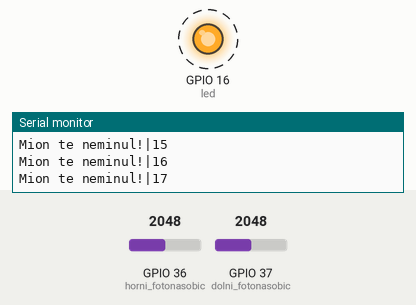
Recording of a sketch running on a simulated ESP32. Parts: output pins drawn as LEDs (lit = HIGH), the last lines printed to the serial monitor. Dashed ring = blinking. The test bench sets the inputs (shaded band); at power-on: GPIO 36 (horni_fotonasobic) = 2048, GPIO 37 (dolni_fotonasobic) = 2048.

Above: at 1.01 s.
1.3 s: GPIO 36 (horni_fotonasobic) set to 17
4.3 s: GPIO 36 (horni_fotonasobic) set to 13
At 4.6 s:
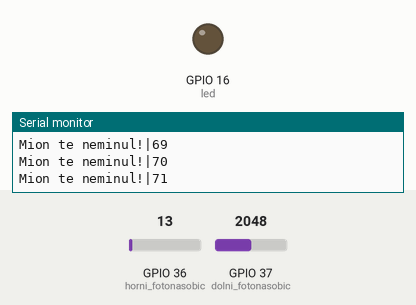
5.8 s: GPIO 36 (horni_fotonasobic) set to 491
At 5.96 s:
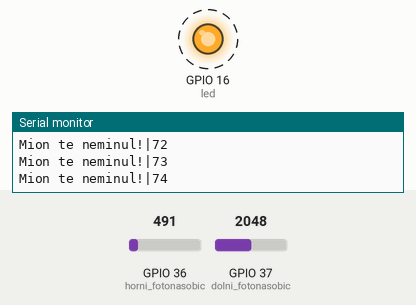
8.8 s: GPIO 36 (horni_fotonasobic) set to 0
At 10.2 s:
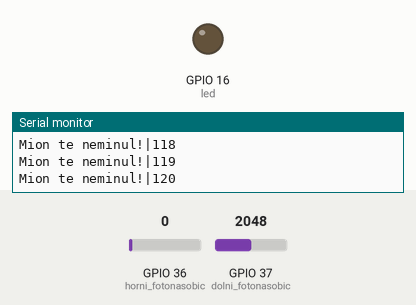
Timing chart, 0 to 11.3 s (numbered marks = the images above; inputs shaded):
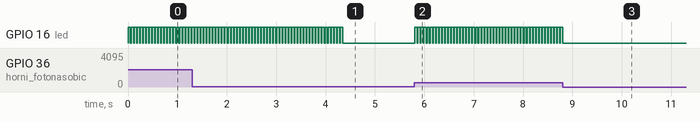

The sketch:

arduino_script.ino
```cpp
#define horni_fotonasobic  A0
#define dolni_fotonasobic A1
#define threshold_horni 15
#define threshold_dolni 15
#define reset_1 0
#define reset_2 1
#define led 16

unsigned long mioncounter = 0;

void setup()
{
  Serial.begin(9600);

  pinMode(horni_fotonasobic, INPUT);
  pinMode(dolni_fotonasobic, INPUT);

  pinMode(reset_1, INPUT);
  pinMode(reset_2, INPUT);
  digitalWrite(reset_1, LOW);
  digitalWrite(reset_2, LOW);

  pinMode(led, OUTPUT);
}

void loop()
{
  int signal_horni = analogRead(horni_fotonasobic);
  int signal_dolni = analogRead(dolni_fotonasobic);

  if((signal_horni > threshold_horni) && (signal_dolni > threshold_dolni))
  {
    digitalWrite(led, HIGH);

    mioncounter++;
    Serial.printf("Mion te neminul!|%ld\n", mioncounter);

    delay(50);
    digitalWrite(led, LOW);
  }

  pinMode(reset_1, OUTPUT);
  pinMode(reset_2, OUTPUT);
  digitalWrite(reset_1, HIGH);
  digitalWrite(reset_2, HIGH);
  delay(1);
  pinMode(reset_1, INPUT);
  pinMode(reset_2, INPUT);
  digitalWrite(reset_1, LOW);
  digitalWrite(reset_2, LOW);

  delay(10);
}
```

Measured:
- the behaviour switches between 16 and 15 on GPIO 36 (horni_fotonasobic) (found by bisection; images 0 and 1)
- after the input at 4.3 s, GPIO 16 (led): goes on until 4.3 s, then stays LOW
- after the input at 5.8 s, GPIO 16 (led): alternates HIGH for 0.05 s and LOW for 0.01 s, starting at once
- after the input at 8.8 s, GPIO 16 (led): goes on until 8.8 s, then stays LOW
- by itself, GPIO 16 (led): alternates HIGH for 0.05 s and LOW for 0.01 s
